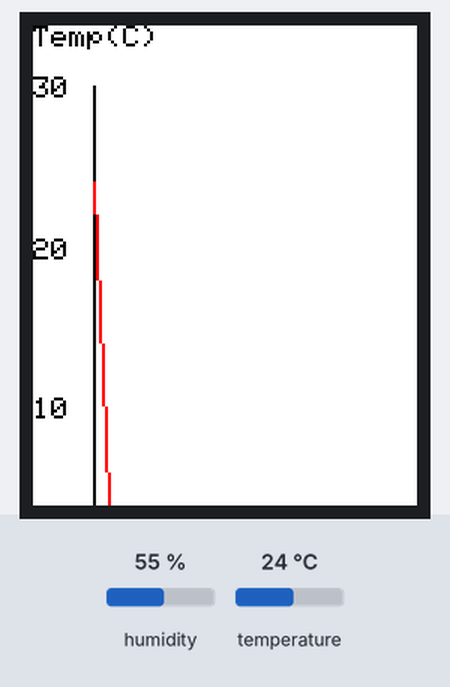
A sketch run on a simulated Arduino Uno, built with avr-gcc and run on an emulated ATmega328P. Shown: 128×160 colour display. The inputs (shaded band) are chosen by the test bench; at power-on: temperature 24 °C, humidity 55 %.

Above: at 5.8 s.
5.9 s: temperature set to 12 °C
At 11.6 s:
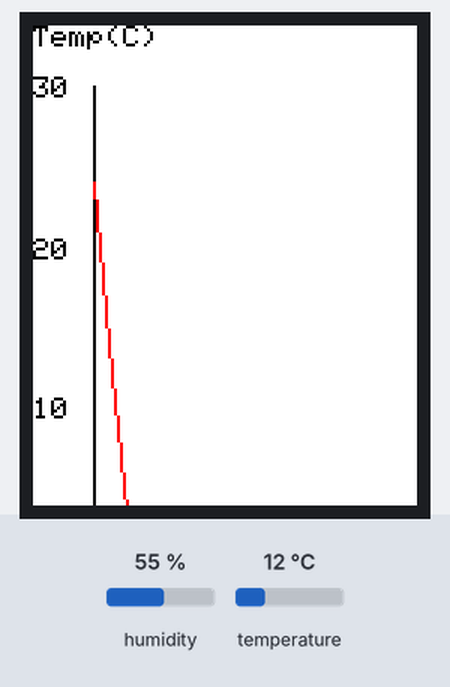
16.8 s: temperature set to 19 °C
At 21.4 s:
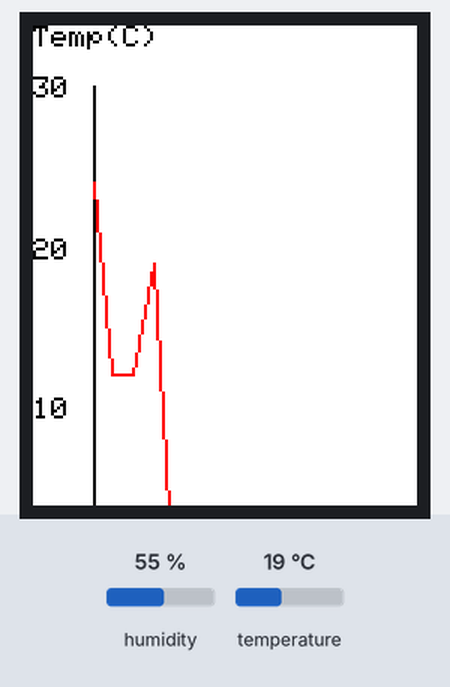
26.9 s: temperature set to 28 °C
At 31.5 s:
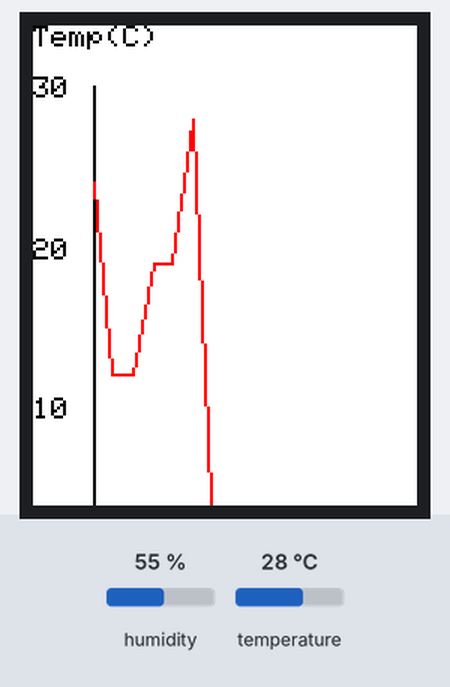
Timing chart, 0 to 33.0 s (numbered marks = the images above; inputs shaded):
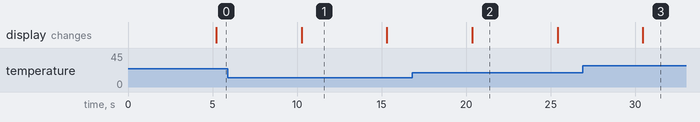

Measured:
- what the display in image 1 shows lasts 5.0 s, from 10.3 s to 15.3 s

The sketch:

graph.ino
```cpp
#include <Adafruit_GFX.h>    // Core graphics library
#include <Adafruit_ST7735.h> // Hardware-specific library for ST7735
#include <SPI.h>
#include "DHT.h"

#define TFT_CS   9
#define TFT_RST  7
#define TFT_DC   8
#define DHTPIN   2
#define DHTTYPE  DHT11

DHT dht(DHTPIN, DHTTYPE);
Adafruit_ST7735 tft = Adafruit_ST7735(TFT_CS, TFT_DC, TFT_RST);

const uint16_t Display_Color_Black = 0x0000;
const uint16_t Display_Color_White = 0xFFFF;
const uint16_t Display_Color_Red = 0xF800;

const int graphWidth = 128;
const int graphHeight = 160;
const int graphX = 20; // Adjust to leave space for Y axis labels
const int graphY = 20; // Adjust to leave space for X axis labels
const int maxDataPoints = 20;
int temperatureData[maxDataPoints] = {0};
int dataIndex = 0;

void setup() {
  tft.initR(INITR_BLACKTAB);  // Init ST7735S chip, black tab
  tft.setRotation(0);
  tft.fillScreen(Display_Color_White);
  tft.setTextColor(Display_Color_Black);
  tft.setTextSize(0.5);
  dht.begin();

  // Draw static graph elements
  tft.drawLine(graphX, graphY, graphX, graphY + graphHeight, Display_Color_Black);                             // Y axis
  tft.drawLine(graphX, graphY + graphHeight, graphX + graphWidth, graphY + graphHeight, Display_Color_Black);  // X axis

  // Draw axis labels
  tft.setCursor(0, 0);
  tft.print("Temp(C)");
  tft.setCursor(graphX + graphWidth / 2, graphY + graphHeight + 20);
  tft.print("Time(s)");
}

void loop() {
  delay(5000);

  float t = dht.readTemperature();  // Read temperature as Celsius
  if (isnan(t)) {
    tft.setCursor(0, 0);
    tft.fillScreen(Display_Color_White);
    tft.print("Error reading from DHT sensor");
    return;
  }

  // Update data array
  temperatureData[dataIndex] = (int)t;
  dataIndex = (dataIndex + 1) % maxDataPoints;

  // Clear previous graph
  tft.fillRect(graphX + 1, graphY + 1, graphWidth - 1, graphHeight - 1, Display_Color_White);

  // Redraw static elements
  tft.drawLine(graphX, graphY, graphX, graphY + graphHeight, Display_Color_Black);                             // Y axis
  tft.drawLine(graphX, graphY + graphHeight, graphX + graphWidth, graphY + graphHeight, Display_Color_Black);  // X axis

  // Redraw axis labels
  tft.setCursor(0, 0);
  tft.print("Temp(C)");
  tft.setCursor(graphX + graphWidth / 2, graphY + graphHeight + 10);
  tft.print("Time(s)");

  // Draw new graph
  drawGraph();
}

void drawGraph() {
  float xScale = (float)graphWidth / (maxDataPoints - 1);
  float yScaleTemp = (float)graphHeight / 30.0;  // Assuming the max temperature value is 50 for better scaling

  // Draw temperature graph
  for (int i = 0; i < maxDataPoints - 1; i++) {
    int x0 = graphX + (int)(i * xScale);
    int y0 = graphY + graphHeight - (int)(temperatureData[i] * yScaleTemp);
    int x1 = graphX + (int)((i + 1) * xScale);
    int y1 = graphY + graphHeight - (int)(temperatureData[(i + 1) % maxDataPoints] * yScaleTemp);

    tft.drawLine(x0, y0, x1, y1, Display_Color_Red);  // Plot the temperature line between points
  }

  // Draw Y axis labels for temperature
  for (int i = 0; i <= 30; i += 10) {
    int y = graphY + graphHeight - (int)(i * yScaleTemp);
    tft.setCursor(0, y - 3);
    tft.print(i);
  }

  // Draw X axis labels for time (in seconds)
  for (int i = 0; i < maxDataPoints; i += 5) {
    int x = graphX + (int)(i * xScale);
    tft.setCursor(x - 5, graphY + graphHeight + 2);
    tft.print(i * 5);
  }
}
```
